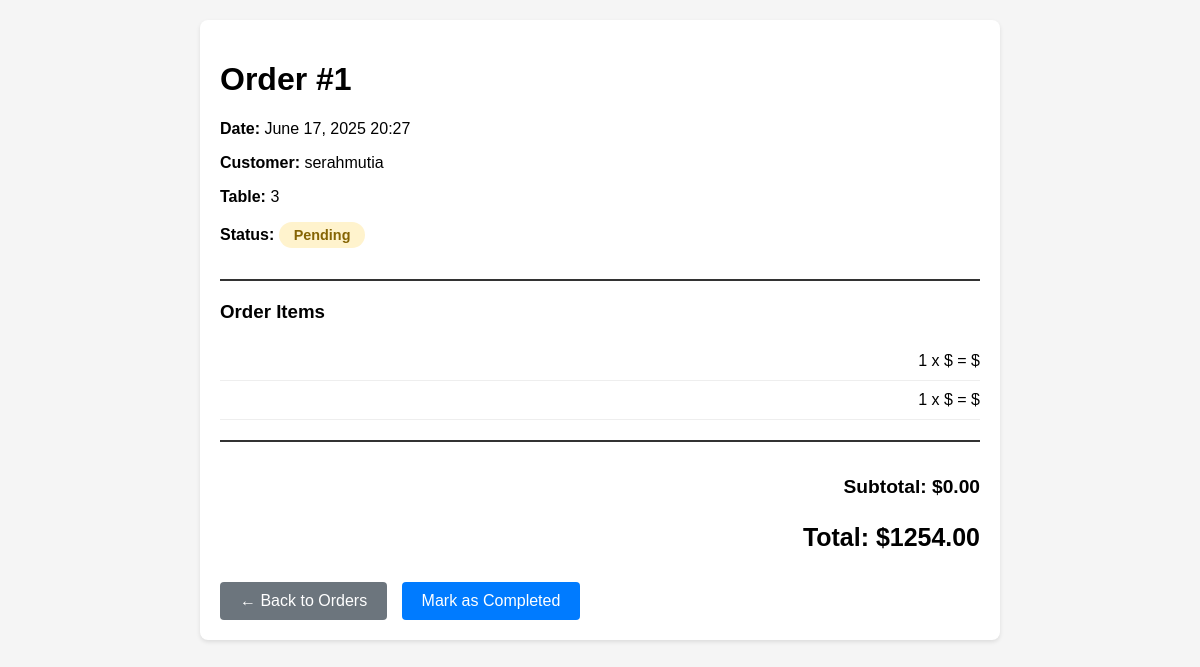
Page /orders/order/1/ on the committed database.
### orders/models.py (models this page shows, shortened)
class Order(models.Model):
    ORDER_STATUS = [
        ('pending', 'Pending'),
        ('confirmed', 'Confirmed'),
        ('preparing', 'Preparing'),
        ('ready', 'Ready'),
        ('delivered', 'Delivered'),
        ('cancelled', 'Cancelled'),
    ]
    customer_name = models.CharField(max_length=100)
    customer_phone = models.CharField(max_length=15)
    customer_email = models.EmailField()
    table_number = models.IntegerField(null=True, blank=True)
    status = models.CharField(max_length=20, choices=ORDER_STATUS, default='pending')
    total_amount = models.DecimalField(max_digits=10, decimal_places=2, default=0)
    created_at = models.DateTimeField(auto_now_add=True)
    updated_at = models.DateTimeField(auto_now=True)
    notes = models.TextField(blank=True)
    user = models.ForeignKey(User, on_delete=models.SET_NULL, null=True, blank=True)
    class Meta:
        ordering = ['-created_at']

class OrderItem(models.Model):
    order = models.ForeignKey(Order, related_name='items', on_delete=models.CASCADE)
    beer = models.ForeignKey(Beer, null=True, blank=True, on_delete=models.CASCADE)
    nyama_choma = models.ForeignKey(NyamaChoma, null=True, blank=True, on_delete=models.CASCADE)
    quantity = models.IntegerField(default=1)
    weight_kg = models.DecimalField(max_digits=5, decimal_places=2, null=True, blank=True)  # For nyama choma
    unit_price = models.DecimalField(max_digits=8, decimal_places=2)
    notes = models.TextField(blank=True)

### orders/views.py (the view)
# urls.py: path('order/<int:order_id>/', views.order_detail, name='order_detail'),
def order_detail(request, order_id):
    order = get_object_or_404(Order, id=order_id)
    if request.user.is_authenticated:
        if order.user != request.user and not request.user.is_staff:
            messages.error(request, 'You can only view your own orders')
            return redirect('orders:my_orders')
    context = {'order': order}
    return render(request, 'orders/order_detail.html', context)

### templates/orders/order_detail.html (shortened to what this page needs)
<!DOCTYPE html>
<html lang="en">
<head>
</head>
<body>
    <div class="order-card">
        <div class="order-header">
            <h1>Order #{{ order.id }}</h1>
            <p><strong>Date:</strong> {{ order.created_at|date:"F d, Y H:i" }}</p>
            <p><strong>Customer:</strong> {{ order.customer_name|default:"Walk-in Customer" }}</p>
            <p><strong>Table:</strong> {{ order.table_number|default:"N/A" }}</p>
            <p><strong>Status:</strong>
                <span class="status status-{{ order.status|lower }}">
                    {{ order.get_status_display|default:order.status|capfirst }}
                </span>
            </p>
        </div>
        <div class="order-items">
            <h3>Order Items</h3>
            {% if order.items.all %}
                {% for item in order.items.all %}
                <div class="item">
                    <div>
                        {{ item.quantity }} x ${{ item.price }} = ${{ item.total_price }}
                    </div>
                </div>
                {% endfor %}
            {% else %}
                <p>No items in this order.</p>
            {% endif %}
        </div>
        {% if order.items.all %}
        <div class="total">
            <p>Subtotal: ${{ order.subtotal|default:"0.00" }}</p>
            <p style="font-size: 1.3em;">Total: ${{ order.total_amount|default:"0.00" }}</p>
        </div>
        {% endif %}
        <div style="margin-top: 30px;">
            <a href="{% url 'orders:order_list' %}" class="btn btn-secondary">← Back to Orders</a>
            {% if order.status == 'pending' %}
                <a href="#" class="btn">Mark as Completed</a>
            {% endif %}
        </div>
    </div>
</body>
</html>

### templates/orders/order_detail.html (style rules this page uses)
body { font-family: Arial, sans-serif; max-width: 800px; margin: 0 auto; padding: 20px; background-color: #f5f5f5; }
.order-card { background: white; border-radius: 8px; padding: 20px; box-shadow: 0 2px 4px rgba(0,0,0,0.1); margin-bottom: 20px; }
.order-header { border-bottom: 2px solid #333; padding-bottom: 15px; margin-bottom: 20px; }
.order-items { margin: 20px 0; }
.item { display: flex; justify-content: space-between; padding: 10px 0; border-bottom: 1px solid #eee; }
.total { font-size: 1.2em; font-weight: bold; text-align: right; margin-top: 15px; padding-top: 15px; border-top: 2px solid #333; }
.btn { display: inline-block; padding: 10px 20px; background-color: #007bff; color: white; text-decoration: none; border-radius: 4px; margin-right: 10px; }
.btn-secondary { background-color: #6c757d; }
.status { display: inline-block; padding: 5px 15px; border-radius: 20px; font-size: 0.9em; font-weight: bold; }
.status-pending { background-color: #fff3cd; color: #856404; }

### rows in the picture
Order: id "1", created_at "June 17, 2025 20:27", customer_name "serahmutia", table_number "3", status "Pending", total_amount "1254.00"
OrderItem: quantity "1"
OrderItem: quantity "1"

### other values in the picture
{{ order.subtotal|default:"0.00" }} "0.00"
